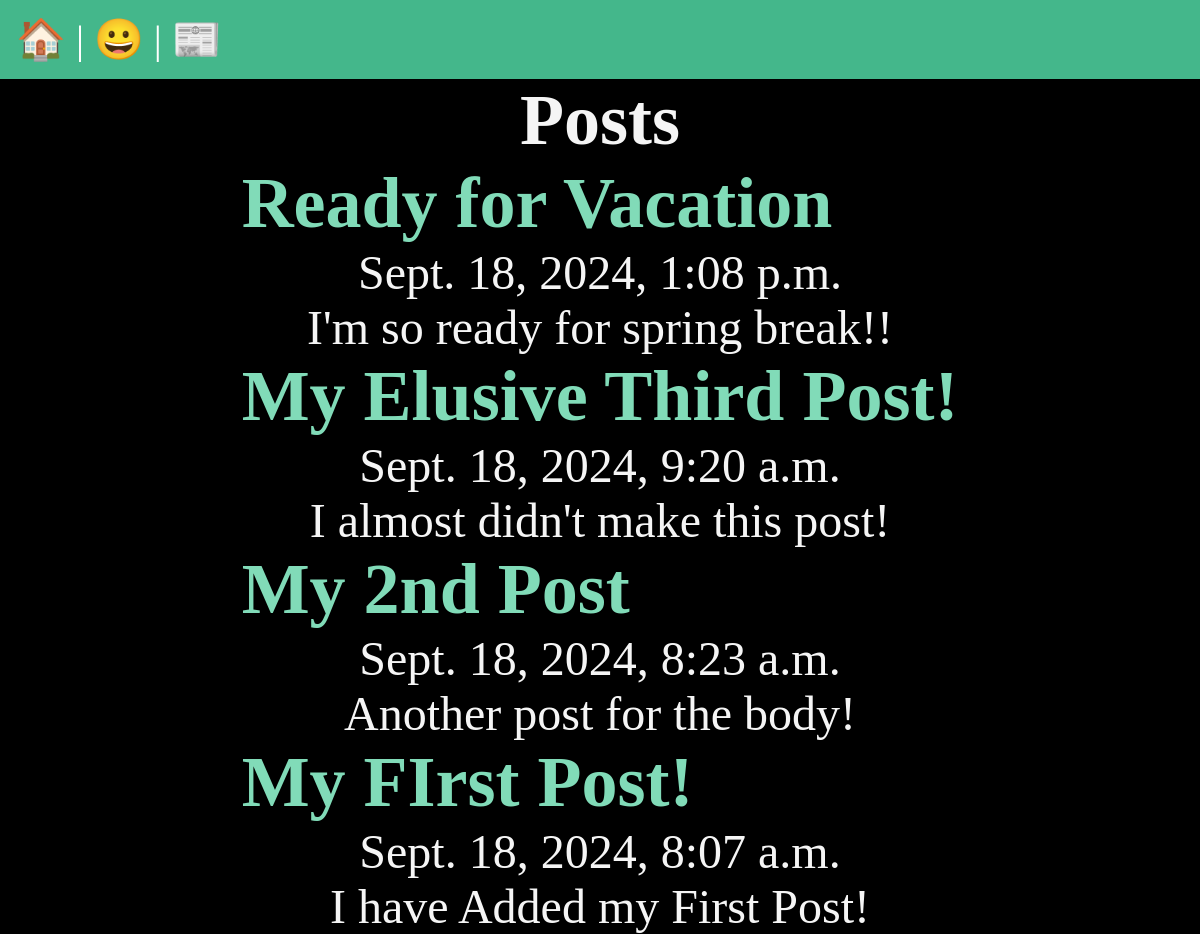
/posts/, run on the app's committed database.
### posts/models.py (models this page shows, shortened)
class Post(models.Model):
    title = models.CharField(max_length=75)
    body = models.TextField()
    slug = models.SlugField()
    date = models.DateTimeField(auto_now_add=True)
    banner = models.ImageField(default='fallback.png', blank=True)

### posts/views.py (the view)
# urls.py: path('', views.posts_list, name="list"),
def posts_list(request):
    posts = Post.objects.all().order_by('-date')
    return render(request, 'posts/posts_list.html', {'posts': posts})

### posts/templates/posts/posts_list.html (shortened to what this page needs)
{% extends 'layout.html' %}
{% block content %}
    <section>
    <h1>Posts</h1>
    {% for post in posts %}
        <article class="post">
            <h2>
                <a href="{% url 'posts:page' slug=post.slug %}">
                {{ post.title }}
                </a>
            </h2>
            <p>{{ post.date }}</p>
            <p>{{ post.body }}</p>
        </article>
    {% endfor %}
</section>
{% endblock %}

### templates/layout.html (shortened to what this page needs)
<!DOCTYPE html>
{% load static %}
<html lang="en">
<head>
    <link rel="stylesheet" href="{% static 'css\style.css' %}">
</head>
<body>
    <nav>
        <a href="/">
            <span role="img" aria-label="Home">🏠</span>
        </a> |
        <a href="/about">
            <span role="img" aria-label="about">😀</span>
        </a> |
        <a href="{% url 'posts:list' %}">
            <span role="img" aria-label="Home">📰</span>
        </a>
    </nav>
    <main>
        {% block content %}
        {% endblock %}
    </main>
</body>
</html>

### static/css/style.css (style rules this page uses)
* { margin: 0; padding: 0; box-sizing: border-box; }
body { min-height: 100vh; background-color: black; color: whitesmoke; font-size: 3rem; display: flex; flex-flow: column; }
nav { padding: 1rem; background-color: #44B78B; color: white; font-size: 2.5rem; }
main { flex-grow: 1; display: grid; place-content: center; }
h1, p { text-align: center; }
a { text-decoration: none; color: #81dbb8; }

### data on the page
Post: title "Ready for Vacation", date "Sept. 18, 2024, 1:08 p.m.", body "I'm so ready for spring break!!"
Post: title "My Elusive Third Post!", date "Sept. 18, 2024, 9:20 a.m.", body "I almost didn't make this post!"
Post: title "My 2nd Post", date "Sept. 18, 2024, 8:23 a.m.", body "Another post for the body!"
Post: title "My FIrst Post!", date "Sept. 18, 2024, 8:07 a.m.", body "I have Added my First Post!"
